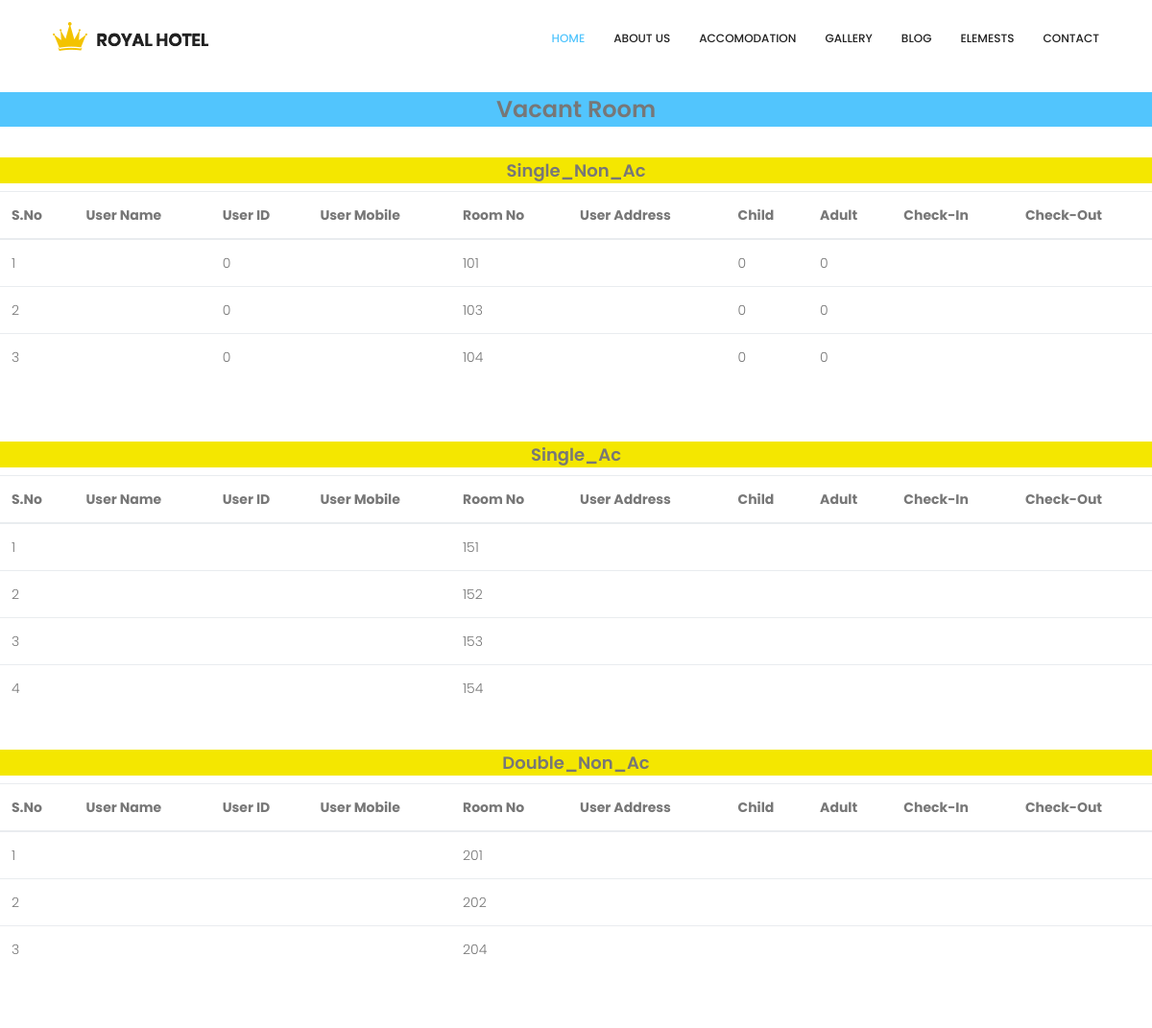
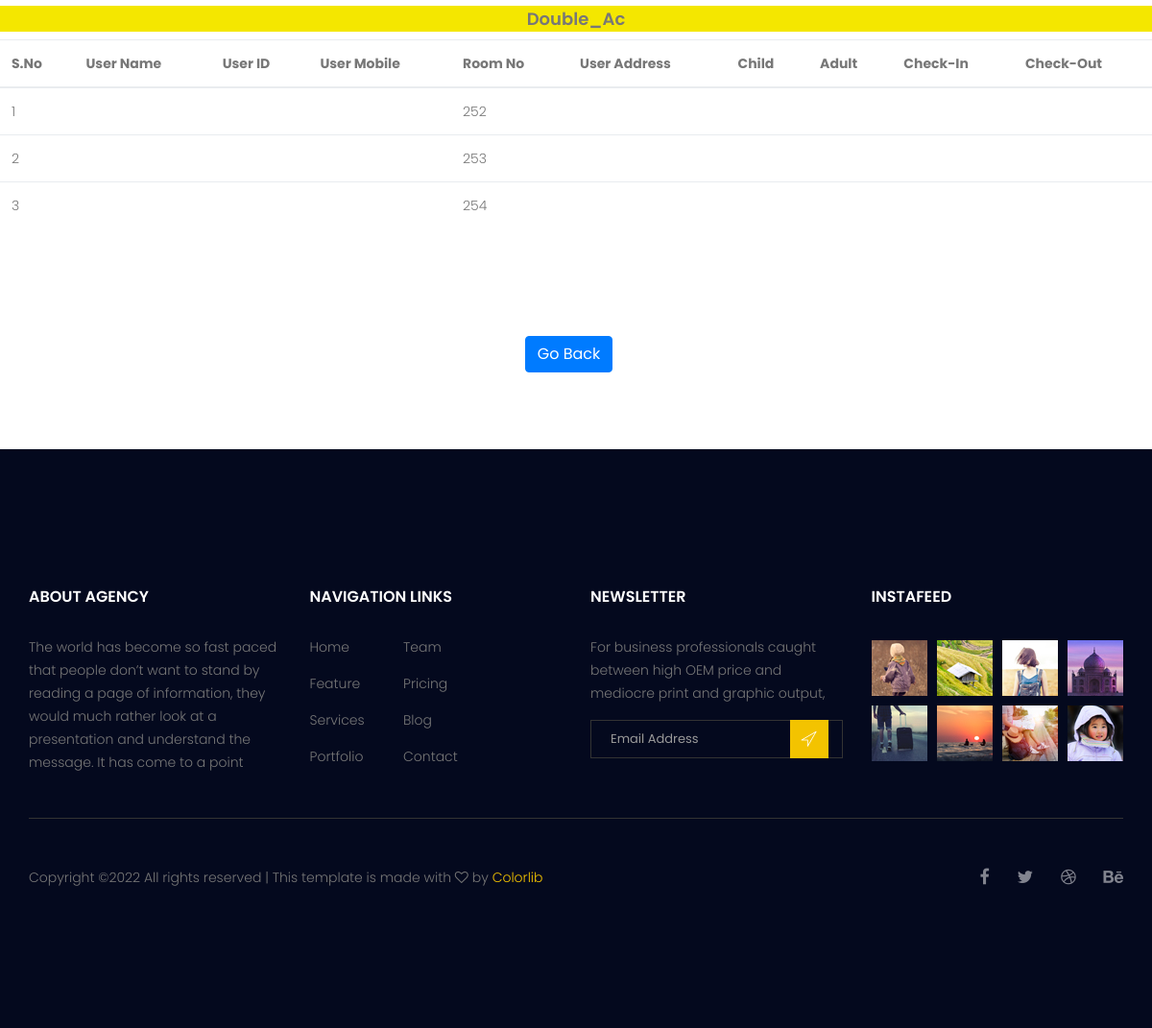
The app's page /admin/vacant_room.php with its own data (2 pictures, top to bottom).
### tables this page shows
CREATE TABLE `single_non_ac` (
  `s_no` int(11) NOT NULL,
  `room_no` int(11) NOT NULL,
  `holder_name` varchar(100) NOT NULL,
  `holder_id` int(11) NOT NULL,
  `holder_mobile` varchar(100) NOT NULL,
  `holder_address` varchar(250) NOT NULL,
  `child` int(11) NOT NULL,
  `adult` int(11) NOT NULL,
  `in_date` varchar(100) NOT NULL,
  `out_date` varchar(100) NOT NULL,
  `status` int(11) NOT NULL
);

CREATE TABLE `single_ac` (
  `s_no` int(11) NOT NULL,
  `room_no` int(11) NOT NULL,
  `holder_name` varchar(100) DEFAULT NULL,
  `holder_id` int(11) DEFAULT NULL,
  `holder_mobile` varchar(100) DEFAULT NULL,
  `holder_address` varchar(250) DEFAULT NULL,
  `child` int(11) DEFAULT NULL,
  `adult` int(11) DEFAULT NULL,
  `in_date` varchar(100) DEFAULT NULL,
  `out_date` varchar(100) DEFAULT NULL,
  `status` int(11) DEFAULT NULL
);

CREATE TABLE `double_non_ac` (
  `s_no` int(11) NOT NULL,
  `room_no` int(11) NOT NULL,
  `holder_name` varchar(100) DEFAULT NULL,
  `holder_id` int(11) DEFAULT NULL,
  `holder_mobile` varchar(100) DEFAULT NULL,
  `holder_address` varchar(250) DEFAULT NULL,
  `child` int(11) DEFAULT NULL,
  `adult` int(11) DEFAULT NULL,
  `in_date` varchar(100) DEFAULT NULL,
  `out_date` varchar(100) DEFAULT NULL,
  `status` int(11) NOT NULL
);

CREATE TABLE `double_ac` (
  `s_no` int(11) NOT NULL,
  `room_no` int(11) NOT NULL,
  `holder_name` varchar(100) DEFAULT NULL,
  `holder_id` int(11) DEFAULT NULL,
  `holder_mobile` varchar(100) DEFAULT NULL,
  `holder_address` varchar(250) DEFAULT NULL,
  `child` int(11) DEFAULT NULL,
  `adult` int(11) DEFAULT NULL,
  `in_date` varchar(100) DEFAULT NULL,
  `out_date` varchar(100) DEFAULT NULL,
  `status` int(11) NOT NULL
);

### admin/vacant_room.php (the view, shortened to what the rows shown need)
 <!doctype html>
<html lang="en">
    <head>
        <link rel="stylesheet" href="../css/bootstrap.css">
        <link rel="stylesheet" href="../vendors/linericon/style.css">
        <link rel="stylesheet" href="../css/font-awesome.min.css">
        <link rel="stylesheet" href="../vendors/owl-carousel/owl.carousel.min.css">
        <link rel="stylesheet" href="../vendors/bootstrap-datepicker/bootstrap-datetimepicker.min.css">
        <link rel="stylesheet" href="../vendors/nice-select/css/nice-select.css">
        <link rel="stylesheet" href="../vendors/owl-carousel/owl.carousel.min.css">
        <link rel="stylesheet" href="../css/style.css">
        <link rel="stylesheet" href="../css/responsive.css">
    </head>
    <body>
        <br><br><br><br>
        <div class="row">
            <div class="col-md-12">
                <table class="table">
                    <thead>
                        <tr>
                            <th>S.No</th>
                            <th>User Name</th>
                            <th>User ID</th>
                            <th>User Mobile</th>
                            <th>Room No</th>
                            <th>User Address</th>
                            <th>Child</th>
                            <th>Adult</th>
                            <th>Check-In</th>
                            <th>Check-Out</th>
                        </tr>
                    </thead>
                <?php
                    $user_count = 0;
                    $connection = mysqli_connect("localhost","root","");
                    $query = "select * from single_non_ac where status = 0;";
                    $query_run = mysqli_query($connection,$query);
                    while($row = mysqli_fetch_assoc($query_run)){
                        $user_count = $user_count + 1;
                        ?>
                            <tr>
                                <td><?php echo $user_count;?></td>
                                <td><?php echo $row['holder_name'];?></td>
                                <td><?php echo $row['holder_id'];?></td>
                                <td><?php echo $row['holder_mobile'];?></td>
                                <td><?php echo $row['room_no'];?></td>
                                <td><?php echo $row['holder_address'];?></td>
                                <td><?php echo $row['child'];?></td>
                                <td><?php echo $row['adult'];?></td>
                                <td><?php echo $row['in_date'];?></td>
                                <td><?php echo $row['out_date'];?></td>
                            </tr>
                        <?php
                    }
                ?>
            </table>
            </div>
        </div>
        <br><br>
        <div class="row">
            <div class="col-md-12">
                <table class="table">
                    <thead>
                        <tr>
                            <th>S.No</th>
                            <th>User Name</th>
                            <th>User ID</th>
                            <th>User Mobile</th>
                            <th>Room No</th>
                            <th>User Address</th>
                            <th>Child</th>
                            <th>Adult</th>
                            <th>Check-In</th>
                            <th>Check-Out</th>
                        </tr>
                    </thead>
                <?php
                    $user_count = 0;
                    $connection = mysqli_connect("localhost","root","");
                    $query = "select * from single_ac where status = 0;";
                    $query_run = mysqli_query($connection,$query);
                    while($row = mysqli_fetch_assoc($query_run)){
                        $user_count = $user_count + 1;
                        ?>
                            <tr>
                                <td><?php echo $user_count;?></td>
                                <td><?php echo $row['holder_name'];?></td>
                                <td><?php echo $row['holder_id'];?></td>
                                <td><?php echo $row['holder_mobile'];?></td>
                                <td><?php echo $row['room_no'];?></td>
                                <td><?php echo $row['holder_address'];?></td>
                                <td><?php echo $row['child'];?></td>
                                <td><?php echo $row['adult'];?></td>
                                <td><?php echo $row['in_date'];?></td>
                                <td><?php echo $row['out_date'];?></td>
                            </tr>
                        <?php
                    }
                ?>
            </table>
            </div>
        </div>
        <br>
        <div class="row">
            <div class="col-md-12">
                <table class="table">
                    <thead>
                        <tr>
                            <th>S.No</th>
                            <th>User Name</th>
                            <th>User ID</th>
                            <th>User Mobile</th>
                            <th>Room No</th>
                            <th>User Address</th>
                            <th>Child</th>
                            <th>Adult</th>
                            <th>Check-In</th>
                            <th>Check-Out</th>
                        </tr>
                    </thead>
                <?php
                    $user_count = 0;
                    $connection = mysqli_connect("localhost","root","");
                    $query = "select * from double_non_ac where status = 0;";
                    $query_run = mysqli_query($connection,$query);
                    while($row = mysqli_fetch_assoc($query_run)){
                        $user_count = $user_count + 1;
                        ?>
                            <tr>
                                <td><?php echo $user_count;?></td>
                                <td><?php echo $row['holder_name'];?></td>
                                <td><?php echo $row['holder_id'];?></td>
                                <td><?php echo $row['holder_mobile'];?></td>
                                <td><?php echo $row['room_no'];?></td>
                                <td><?php echo $row['holder_address'];?></td>
                                <td><?php echo $row['child'];?></td>
                                <td><?php echo $row['adult'];?></td>
                                <td><?php echo $row['in_date'];?></td>
                                <td><?php echo $row['out_date'];?></td>
                            </tr>
                        <?php
                    }
                ?>
            </table>
            </div>
        </div>
        <br><br>
        <div class="row">
            <div class="col-md-12">
                <table class="table">
                    <thead>
                        <tr>
                            <th>S.No</th>
                            <th>User Name</th>
                            <th>User ID</th>
                            <th>User Mobile</th>
                            <th>Room No</th>
                            <th>User Address</th>
                            <th>Child</th>
                            <th>Adult</th>
                            <th>Check-In</th>
                            <th>Check-Out</th>
                        </tr>
                    </thead>
                <?php
                    $user_count = 0;
                    $connection = mysqli_connect("localhost","root","");
                    $query = "select * from double_ac where status = 0;";
                    $query_run = mysqli_query($connection,$query);
                    while($row = mysqli_fetch_assoc($query_run)){
                        $user_count = $user_count + 1;
                        ?>
                            <tr>
                                <td><?php echo $user_count;?></td>
                                <td><?php echo $row['holder_name'];?></td>
                                <td><?php echo $row['holder_id'];?></td>
                                <td><?php echo $row['holder_mobile'];?></td>
                                <td><?php echo $row['room_no'];?></td>
                                <td><?php echo $row['holder_address'];?></td>
                                <td><?php echo $row['child'];?></td>
                                <td><?php echo $row['adult'];?></td>
                                <td><?php echo $row['in_date'];?></td>
                                <td><?php echo $row['out_date'];?></td>
                            </tr>
                        <?php
                    }
                ?>
            </table>
            </div>
        </div>
        <br>
         <br><br><br>
        <br><br><br>
    </body>
</html>

### records on screen
single_non_ac: holder "0", room_no "101", child "0", adult "0"
single_non_ac: holder "0", room_no "103", child "0", adult "0"
single_non_ac: holder "0", room_no "104", child "0", adult "0"
single_ac: room_no "151"
single_ac: room_no "152"
single_ac: room_no "153"
single_ac: room_no "154"
double_non_ac: room_no "201"
double_non_ac: room_no "202"
double_non_ac: room_no "204"
double_ac: room_no "252"
double_ac: room_no "253"
double_ac: room_no "254"
